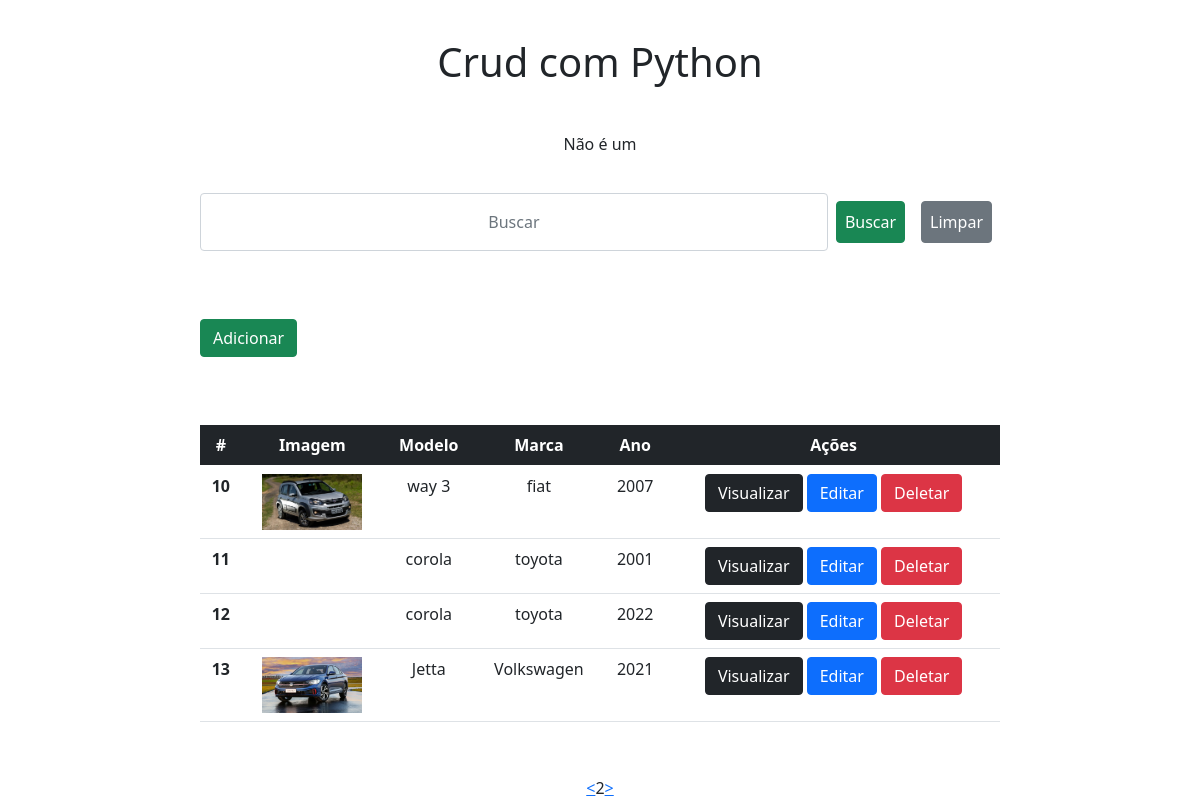
Screenshot of /?page=2 with the database file from the repository.
### app/models.py (models this page shows)
class Carro(models.Model):
    imagem = models.ImageField(
        blank=True, upload_to="uploads", default="media/uploads/padraoCarro.jpg"
    )
    modelo = models.CharField(max_length=50)
    marca = models.CharField(max_length=50)
    ano = models.IntegerField()
    placa = models.CharField(max_length=50)

### app/views.py (the view)
# urls.py: path("", home, name="home"),
def home(request):
    data = {
    }
    search = request.GET.get("search")
    if search:
        data["db"] = Carro.objects.filter(modelo__icontains=search)
    else:
        data["db"] = Carro.objects.all()
    """ get context data """
    all = Carro.objects.all()
    paginator = Paginator(all, 4)  # numero de objetos na pagina
    pages = request.GET.get("page")
    data["db"] = paginator.get_page(pages)
    return render(request, "index.html", data)
    """ estou tentando trocar paginator para a chave pg para não entrar em conflito com a chave db do dicionario data """
    """ https://acervolima.com/python-upload-de-imagens-em-django/ """

### app/templates/index.html (shortened to what this page needs)
<!DOCTYPE html>
<html lang="pt-br">
<head>
  <link href="https://cdn.jsdelivr.net/npm/bootstrap@5.0.2/dist/css/bootstrap.min.css" rel="stylesheet">
  <link rel="stylesheet" href="./static/css/style.css">
</head>
<body>
  <div class="col-8 m-auto pt-2 pb-2 text-center">
    <h1>Crud com Python</h1>
  </div>
  {% if carro == 'Fiat Toro' %}
    Esse é um carro: {{carro}}
  {% else %}
    Não é um {{carro}}
  {% endif %}
  <div class="col-8 m-auto pt-2 pb-2 text-center">
    <form action="?" method="get" class="d-flex">
      <input type="text" id="search" name="search" class=" p-2 form-control text-center flex-grow-1" placeholder="Buscar" value="{{ request.GET.search }}" autocomplete="off">
      <input type="submit" class="p-2 m-2 btn btn-success" value="Buscar">
      <a href="{% url 'home' %}" class="p-2 m-2 btn btn-secondary">Limpar</a>
    </form>
  </div>
  <div class="col-8 m-auto pt-0 pb-0 text-left">
    <a href="form/" class="btn btn-success">Adicionar</a>
  </div>
  <div class="col-8 m-auto pt-2 pb-2 text-center">
    <table class="table">
      <thead class="table-dark">
        <tr>
          <th scope="col">#</th>
          <th scope="col">Imagem</th>
          <th scope="col">Modelo</th>
          <th scope="col">Marca</th>
          <th scope="col">Ano</th>
          <th scope="col">Ações</th>
        </tr>
      </thead>
      <tbody>
      {% for dbs in db %}
        <tr>
          <th>{{dbs.id}}</th>
          <td>
            {% if dbs.imagem %}
              <a href="/view/{{dbs.id}}">
                <img src="{{ dbs.imagem.url }}" alt="" width="100">
              </a>
            {% endif %}
          </td>
          <td>{{dbs.modelo}}</td>
          <td>{{dbs.marca}}</td>
          <td>{{dbs.ano}}</td>
          <td>
            <a href="/view/{{dbs.id}}" class="btn btn-dark">Visualizar</a>
            <a href="/edit/{{dbs.id}}" class="btn btn-primary">Editar</a>
            <a href="/delete/{{dbs.id}}" class="btn btn-danger btnDel">Deletar</a>
          </td>
        </tr>
      {% endfor %}
      </tbody>
    </table>
  </div>
  <div class="pagination">
    <div class="pagination_previous">
      {% if db.has_previous %}
        <a href="?page={{db.previous_page_number}}"> < </a>
      {% endif %}
    </div>
    <div class="pagination_current">
      {{ db.number }}
    </div>
    <div class="pagination_next">
      {% if db.has_next %}
        <a href="?page={{db.next_page_number}}"> > </a>
      {% endif %}
    </div>
  </div>
  {% load static %}
</body>
</html>

### app/static/css/style.css (style rules this page uses)
* { padding: 0; margin: 0; box-sizing: border-box; }
body { display: flex; justify-content: center; align-items: center; flex-direction: column; width: 100%; height: 100vh; background-color: white; }
.pagination { display: flex; justify-content: center; align-items: center; background-color: white; }

### rows the page displays
Carro: id "10", imagem (picture), modelo "way 3", marca "fiat", ano "2007"
Carro: id "11", modelo "corola", marca "toyota", ano "2001"
Carro: id "12", modelo "corola", marca "toyota", ano "2022"
Carro: id "13", imagem (picture), modelo "Jetta", marca "Volkswagen", ano "2021"

### other values shown
{{ db.number }} "2"
